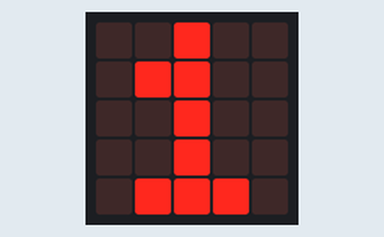
Simulated run of this program. Board: BBC micro:bit (MakeCode). Parts: the board's 5×5 LED display.

Above: at 0.1 s.
At 1.8 s:
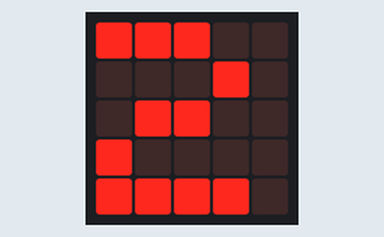
At 3.6 s:
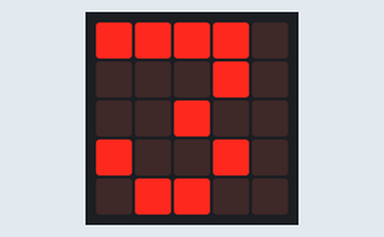
At 5.3 s:
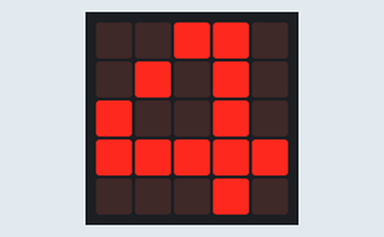
At 7.1 s:
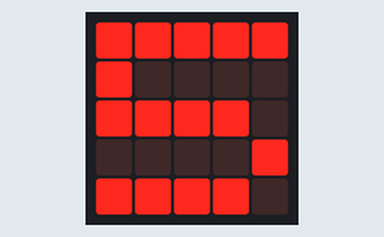
At 8.8 s:
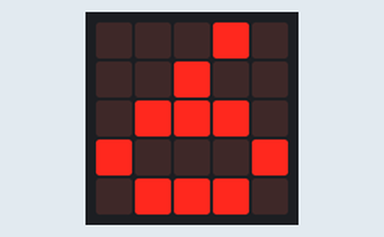

Measured:
- by itself, everything shown: repeats every 10.5 s, in 6 steps
- what the display in image 1 shows lasts 1.7 s, from 1.8 s to 3.5 s

The program:

main.ts
```typescript
basic.forever(function () {
    basic.showNumber(1)
    basic.pause(1000)
    basic.showNumber(2)
    basic.pause(1000)
    basic.showNumber(3)
    basic.pause(1000)
    basic.showNumber(4)
    basic.pause(1000)
    basic.showNumber(5)
    basic.pause(1000)
    basic.showNumber(6)
    basic.pause(1000)
})
```

test.ts
```typescript
// 在這裡測試；當此封包作為擴充功能時，將不會編譯此內容。
```
